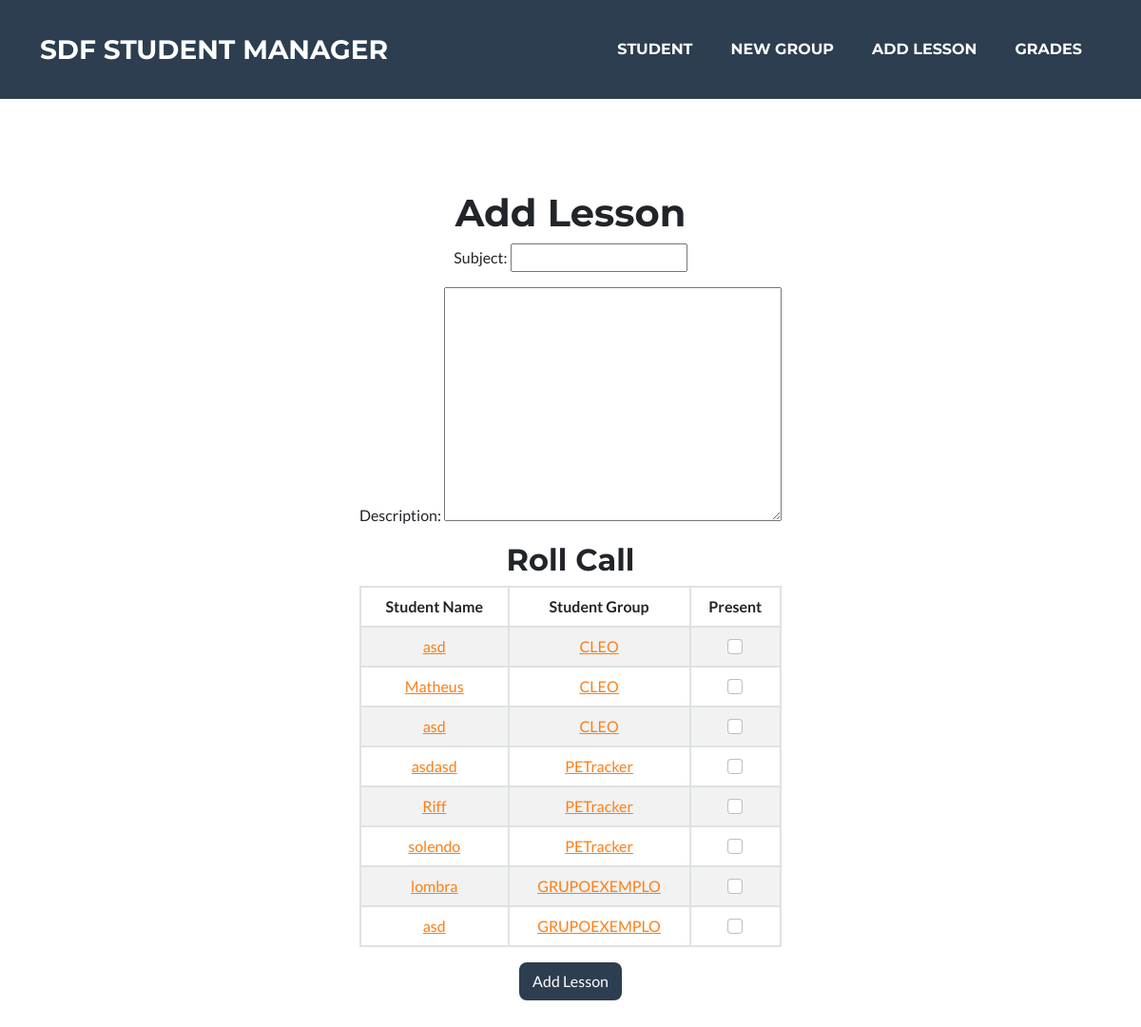
The app's page /lesson/, older data.
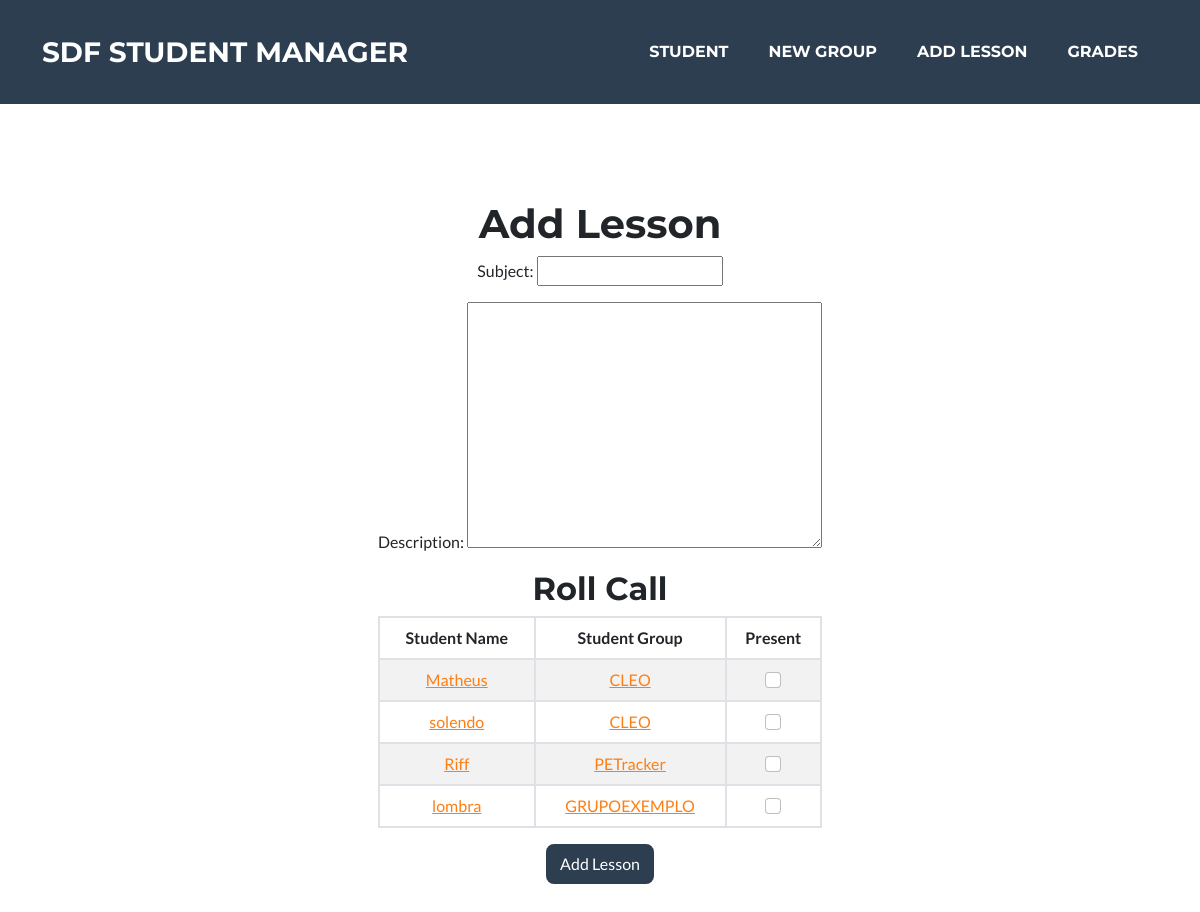
The same page, newer data.
### presence_count/models.py (models this page shows, shortened)
class Student(models.Model):
    name = models.CharField(max_length=100)
    email = models.EmailField(max_length=100)
    grade_1 = models.FloatField(default=0)
    grade_2 = models.FloatField(default=0)
    grade_avg = models.FloatField(default=0)
    presences = models.IntegerField(default=0)
    group = models.ForeignKey(Group, on_delete=models.PROTECT, default=None, null=True, blank=True)

class Group(models.Model):
    name = models.CharField(max_length=100)
    tracking = models.URLField(blank=True)
    repo = models.URLField(blank=True)
    prototype = models.URLField(blank=True)
    description = models.TextField(max_length=512, blank=True)
    def __str__(self):
        return self.name

### presence_count/views.py (the view, shortened to what this page needs)
# urls.py: path('lesson/', views.roll_call, name='lesson'),
def roll_call(request):
    student_list = Student.objects.all().order_by('group_id')
    lesson_form = RegisterLessonForm()
    return render(request, 'lesson.html', {'student_list': student_list, 'lesson_form': lesson_form})

### presence_count/forms.py
class RegisterLessonForm(forms.ModelForm):
    class Meta:
        model = Lesson
        fields = ('subject', 'description')

### presence_count/templates/lesson.html (shortened to what this page needs)
{% extends 'base.html' %}
{% block body %}
<header class="masthead text-center">
	<div class="container d-flex align-items-center flex-column">
		<form action="" method="POST">
			<h1>Add Lesson</h1>
			<table class="table table-striped table-hover table-bordered">
				{{lesson_form.as_p}}
				<h2>Roll Call</h2>
				<thead>
					<tr>
						<th scope="col">Student Name</th>
						<th scope="col">Student Group</th>
						<th scope="col">Present</th>
					</tr>
				</thead>
				<tbody>
					{% for student in student_list %}
					<tr>
						<td><a href="{% url 'presence_count:view_student' student.id %}" target="_blank">{{student.name}}</a></td>
						{% if student.group %}
							<td><a href="{% url 'presence_count:view_group' student.group_id %}" target="_blank">{{student.group}}</a></td>
						{% else %}
							<td>{{student.group}}</td>
						{% endif %}
						<td>
							<div class="present-check">
								<input
									class="form-check-input"
									type="checkbox"
									value="{{student.id}}"
									name="boxes"
								/>
							</div>
						</td>
					</tr>
					{% endfor %}
				</tbody>
			</table>
			<button class="btn btn-secondary" type="submit">Add Lesson</button>
		</form>
	</div>
</header>
{% endblock %}

Row changes from the older to the newer data that the page shows:
removed Student: name "asd", group "CLEO"
removed Student: name "asd", group "CLEO"
removed Student: name "asdasd", group "PETracker"
removed Student: name "asd", group "GRUPOEXEMPLO"
changed Student "solendo": group "PETracker" → "CLEO"; moves up the list
